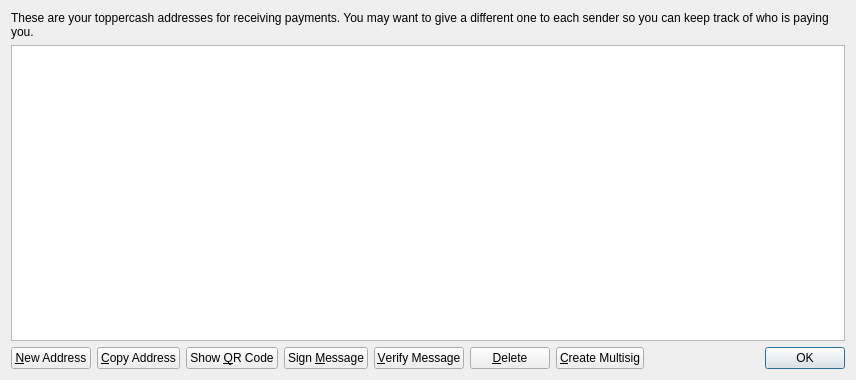
<?xml version="1.0" encoding="UTF-8"?>
<ui version="4.0">
 <class>AddressBookPage</class>
 <widget class="QWidget" name="AddressBookPage">
  <property name="geometry">
   <rect>
    <x>0</x>
    <y>0</y>
    <width>856</width>
    <height>380</height>
   </rect>
  </property>
  <property name="windowTitle">
   <string>Address Book</string>
  </property>
  <layout class="QVBoxLayout" name="verticalLayout">
   <item>
    <widget class="QLabel" name="labelExplanation">
     <property name="text">
      <string>These are your toppercash addresses for receiving payments. You may want to give a different one to each sender so you can keep track of who is paying you.</string>
     </property>
     <property name="textFormat">
      <enum>Qt::PlainText</enum>
     </property>
     <property name="wordWrap">
      <bool>true</bool>
     </property>
    </widget>
   </item>
   <item>
    <widget class="QTableView" name="tableView">
     <property name="contextMenuPolicy">
      <enum>Qt::CustomContextMenu</enum>
     </property>
     <property name="toolTip">
      <string>Double-click to edit address or label</string>
     </property>
     <property name="tabKeyNavigation">
      <bool>false</bool>
     </property>
     <property name="selectionMode">
      <enum>QAbstractItemView::SingleSelection</enum>
     </property>
     <property name="selectionBehavior">
      <enum>QAbstractItemView::SelectRows</enum>
     </property>
     <property name="sortingEnabled">
      <bool>true</bool>
     </property>
     <attribute name="verticalHeaderVisible">
      <bool>false</bool>
     </attribute>
    </widget>
   </item>
   <item>
    <layout class="QHBoxLayout" name="horizontalLayout">
     <item>
      <widget class="QPushButton" name="newAddressButton">
       <property name="toolTip">
        <string>Create a new address</string>
       </property>
       <property name="text">
        <string>&amp;New Address</string>
       </property>
      </widget>
     </item>
     <item>
      <widget class="QPushButton" name="copyToClipboard">
       <property name="toolTip">
        <string>Copy the currently selected address to the system clipboard</string>
       </property>
       <property name="text">
        <string>&amp;Copy Address</string>
       </property>
      </widget>
     </item>
     <item>
      <widget class="QPushButton" name="showQRCode">
       <property name="text">
        <string>Show &amp;QR Code</string>
       </property>
      </widget>
     </item>
     <item>
      <widget class="QPushButton" name="signMessage">
       <property name="toolTip">
        <string>Sign a message to prove you own a toppercash address</string>
       </property>
       <property name="text">
        <string>Sign &amp;Message</string>
       </property>
      </widget>
     </item>
     <item>
      <widget class="QPushButton" name="verifyMessage">
       <property name="toolTip">
        <string>Verify a message to ensure it was signed with a specified toppercash address</string>
       </property>
       <property name="text">
        <string>&amp;Verify Message</string>
       </property>
      </widget>
     </item>
     <item>
      <widget class="QPushButton" name="deleteButton">
       <property name="toolTip">
        <string>Delete the currently selected address from the list</string>
       </property>
       <property name="text">
        <string>&amp;Delete</string>
       </property>
      </widget>
     </item>
     <item>
      <widget class="QPushButton" name="createmulsig">
       <property name="toolTip">
        <string>Delete the currently selected address from the list</string>
       </property>
       <property name="text">
        <string>&amp;Create Multisig</string>
       </property>
      </widget>
     </item>
     <item>
      <spacer name="horizontalSpacer">
       <property name="orientation">
        <enum>Qt::Horizontal</enum>
       </property>
       <property name="sizeHint" stdset="0">
        <size>
         <width>40</width>
         <height>20</height>
        </size>
       </property>
      </spacer>
     </item>
     <item>
      <widget class="QDialogButtonBox" name="buttonBox">
       <property name="sizePolicy">
        <sizepolicy hsizetype="Maximum" vsizetype="Fixed">
         <horstretch>0</horstretch>
         <verstretch>0</verstretch>
        </sizepolicy>
       </property>
       <property name="standardButtons">
        <set>QDialogButtonBox::Ok</set>
       </property>
      </widget>
     </item>
    </layout>
   </item>
  </layout>
 </widget>
 <resources/>
 <connections/>
</ui>
